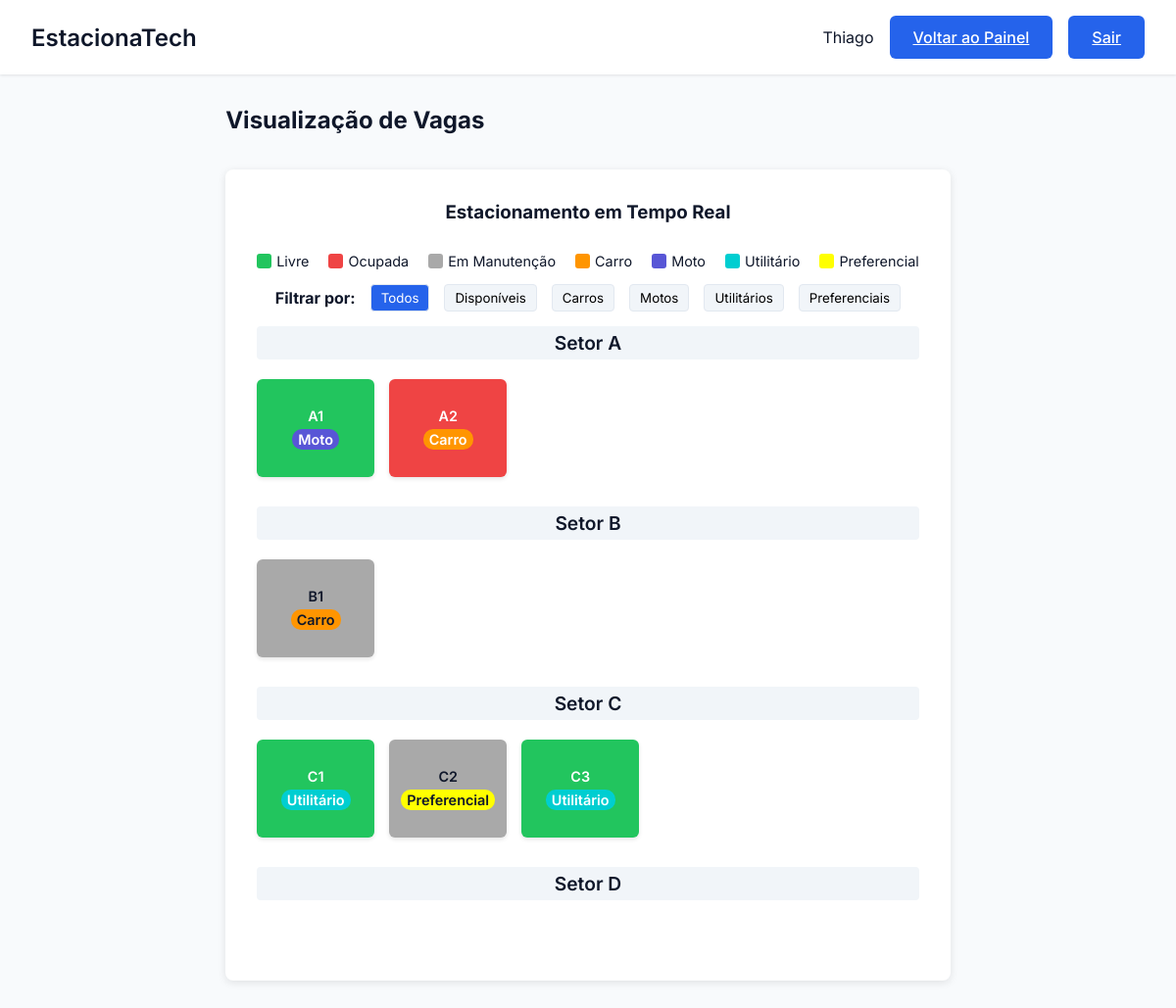
Page /vaga/visualizar_vagas (signed in) on the earlier database version.
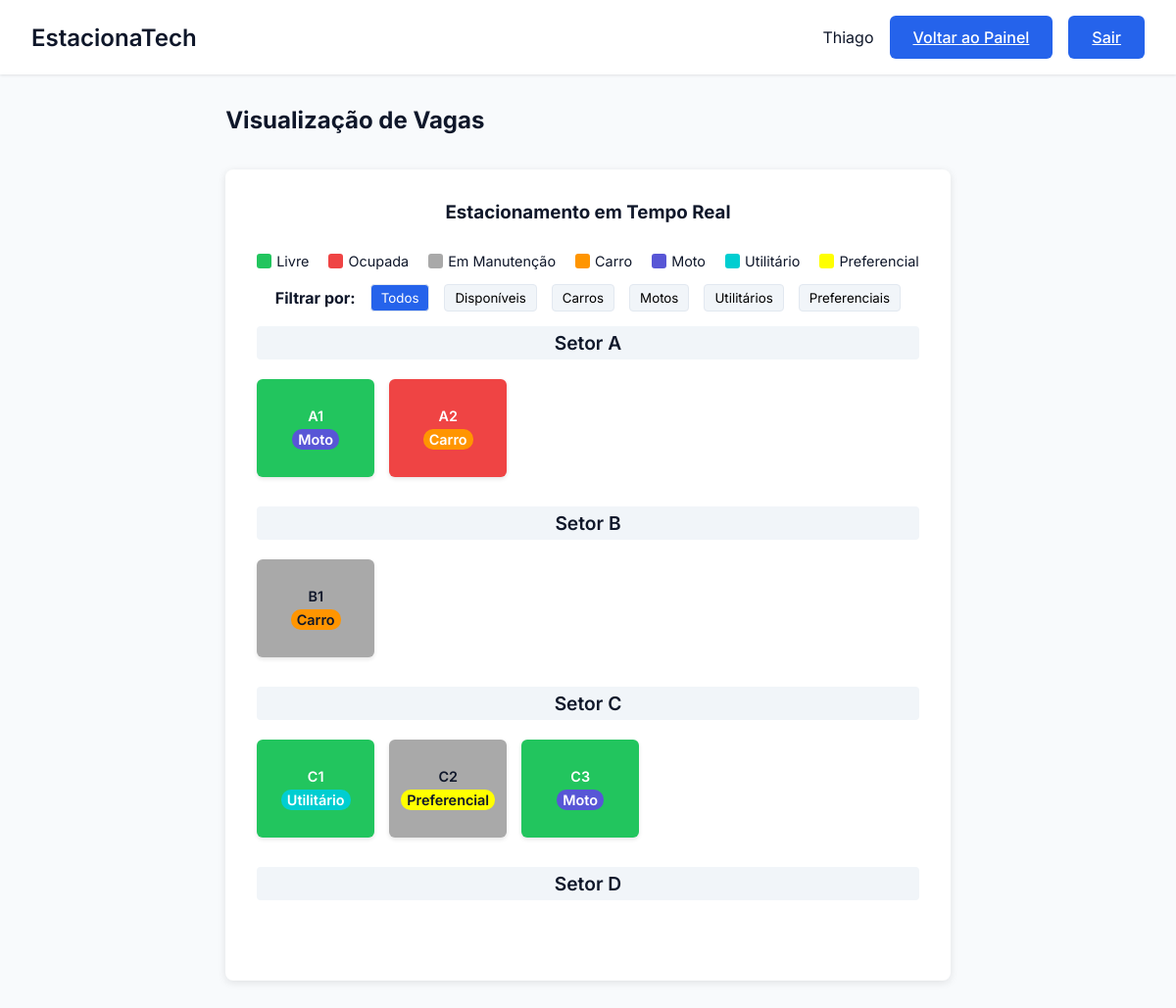
Same page on the later database version.
### tables this page shows
CREATE TABLE Setor (
        id_setor TEXT PRIMARY KEY,
        n_vagas INTEGER NOT NULL
    );

CREATE TABLE "Vaga" (
        id_vaga TEXT PRIMARY KEY,
        setor TEXT NOT NULL,
        tipo TEXT NOT NULL CHECK (tipo IN ('carro', 'moto', 'utilitário', 'preferencial')),
        status TEXT NOT NULL CHECK (status IN ('livre', 'ocupada', 'reservada', 'manutenção')),
        FOREIGN KEY (setor) REFERENCES Setor(id_setor)
    );

### EstacionaTech/routes/vaga_routes.py (the view)
@vaga_bp.route('/visualizar_vagas')
def visualizar_vagas():
    if 'usuario_id' not in session:
        flash('Você precisa fazer login para acessar esta página.', 'error')
        return redirect(url_for('auth.login'))
    vagas = VagaController.listar_vagas()
    setores = SetorController.listar_setores()
    return render_template('visualizar_vagas.html', vagas=vagas, setores=setores, nome=session.get('nome'))

### EstacionaTech/controllers/setor_controller.py (called while the page is built)
    @staticmethod
    def listar_setores():
        setores = Setor.listar_todos()
        return setores

### EstacionaTech/controllers/vaga_controller.py (called while the page is built)
    @staticmethod
    def listar_vagas():
        vagas= Vaga.listar_todas()
        return vagas

### EstacionaTech/database/database.py (called while the page is built)
def conectar():
    diretorio_db = "EstacionaTech/database"
    if not os.path.exists(diretorio_db):
        os.makedirs(diretorio_db)  # Criar diretório caso não exista
    return sqlite3.connect(f"{diretorio_db}/estacionatech.db")

### EstacionaTech/models/setor.py (called while the page is built)
    def listar_todos():
        conn = conectar()
        cursor = conn.cursor()
        cursor.execute("SELECT * FROM Setor ORDER BY id_setor ASC")
        setores = cursor.fetchall()
        conn.close()
        return setores

### EstacionaTech/models/vaga.py (called while the page is built)
    def listar_todas():
        conn = conectar()
        cursor = conn.cursor()
        cursor.execute("SELECT * FROM vaga ORDER BY id_vaga ASC")
        vagas = cursor.fetchall()
        conn.close()
        return vagas

### EstacionaTech/templates/visualizar_vagas.html (shortened to what this page needs)
<!DOCTYPE html>
<html lang="pt-BR">
<head>
    <link rel="stylesheet" href="{{ url_for('static', filename='css/estilo.css') }}">
</head>
<body>
    <div class="dashboard">
        <header class="dashboard-header">
            <nav class="dashboard-nav container">
                <h1 class="dashboard-title">EstacionaTech</h1>
                <div class="dashboard-user">
                    <span>{{ nome }}</span>
                    {% if session.get('tipo') == 'administrador' %}
                    <a href="{{ url_for('admin.painel_admin') }}" class="btn btn-primary">Voltar ao Painel</a>
                    {% else %}
                    <a href="{{ url_for('operadores.painel_operador') }}" class="btn btn-primary">Voltar ao Painel</a>
                    {% endif %}
                    <a href="{{ url_for('auth.logout') }}" class="btn btn-primary">Sair</a>
                </div>
            </nav>
        </header>
        <main class="dashboard-content container">
            <div style="display: flex; justify-content: space-between; align-items: center; margin-bottom: 20px;">
                <h2>Visualização de Vagas</h2>
            </div>
            <div class="dashboard-card">
                <h3>Estacionamento em Tempo Real</h3>
                <div class="legenda">
                    <div class="legenda-item">
                        <div class="legenda-cor" style="background-color: var(--success);"></div>
                        <span>Livre</span>
                    </div>
                    <div class="legenda-item">
                        <div class="legenda-cor" style="background-color: var(--danger);"></div>
                        <span>Ocupada</span>
                    </div>
                    <div class="legenda-item">
                        <div class="legenda-cor" style="background-color: var(--secondary);"></div>
                        <span>Em Manutenção</span>
                    </div>
                    <div class="legenda-item">
                        <div class="legenda-cor" style="background-color: #ff9500;"></div>
                        <span>Carro</span>
                    </div>
                    <div class="legenda-item">
                        <div class="legenda-cor" style="background-color: #5856d6;"></div>
                        <span>Moto</span>
                    </div>
                    <div class="legenda-item">
                        <div class="legenda-cor" style="background-color: #00CED1;"></div>
                        <span>Utilitário</span>
                    </div>
                    <div class="legenda-item">
                        <div class="legenda-cor" style="background-color: #FFFF00;"></div>
                        <span>Preferencial</span>
                    </div>
                </div>
                <div class="filtros">
                    <span><strong>Filtrar por:</strong></span>
                    <button class="filtro-btn active" data-filtro="todos">Todos</button>
                    <button class="filtro-btn" data-filtro="livre">Disponíveis</button>
                    <button class="filtro-btn" data-filtro="carro">Carros</button>
                    <button class="filtro-btn" data-filtro="moto">Motos</button>
                    <button class="filtro-btn" data-filtro="utilitário">Utilitários</button>
                    <button class="filtro-btn" data-filtro="preferencial">Preferenciais</button>
                </div>
                {% for setor in setores %}
                <div class="setor">
                    <h4 class="setor-titulo">Setor {{ setor[0] }}</h4>
                    <div class="mapa-estacionamento">
                        {% for vaga in vagas %}
                            {% if vaga[1] == setor[0] %}
                                <div class="vaga vaga-{{ vaga[3] }} tipo-{{ vaga[4]|default('padrao') }}" data-status="{{ vaga[3] }}" data-tipo="{{ vaga[2]|default('padrao') }}" style="background-color:
                                        {% if vaga[3] == 'livre' %}var(--success)
                                        {% elif vaga[3] == 'ocupada' %}var(--danger)
                                        {% else %}var(--secondary){% endif %};">
                                    <div class="status-indicator" >
                                    </div>
                                    <span>{{ vaga[0] }}</span>
                                    <div class="vaga-tipo" style="background-color:
                                        {% if vaga[2] == 'carro' %}#ff9500
                                        {% elif vaga[2] == 'moto' %}#5856d6
                                        {% elif vaga[2] == 'preferencial' %}#FFFF00
                                        {% else %}#00CED1{% endif %};">
                                        {{ vaga[2]|default('Padrão')|capitalize }}
                                    </div>
                                </div>
                            {% endif %}
                        {% endfor %}
                    </div>
                </div>
                {% endfor %}
            </div>
        </main>
    </div>
</body>
</html>

### EstacionaTech/static/css/estilo.css (style rules this page uses)
* { margin: 0; padding: 0; box-sizing: border-box; font-family: 'Inter', sans-serif; }
:root { --primary: #2563eb; --primary-dark: #1d4ed8; --secondary: #A9A9A9; --danger: #ef4444; --success: #22c55e; --background: #f8fafc; --surface: #ffffff; --text: #0f172a; --text-light: #64748b; }
body { background-color: var(--background); color: var(--text); min-height: 100vh; }
.container { max-width: 1200px; margin: 0 auto; padding: 0 1rem; }
.btn { display: inline-flex; align-items: center; justify-content: center; padding: 0.75rem 1.5rem; font-size: 1rem; font-weight: 500; border-radius: 6px; cursor: pointer; transition: all 0.2s; border: none; }
.btn-primary { background-color: var(--primary); color: white; }
.dashboard { min-height: 100vh; display: grid; grid-template-rows: auto 1fr; }
.dashboard-header { background: var(--surface); padding: 1rem; box-shadow: 0 1px 3px 0 rgb(0 0 0 / 0.1); }
.dashboard-nav { display: flex; justify-content: space-between; align-items: center; }
.dashboard-title { font-size: 1.5rem; font-weight: 600; }
.dashboard-user { display: flex; align-items: center; gap: 1rem; }
.dashboard-content { padding: 2rem; }
.dashboard-content h2 { margin-bottom: 1rem; }
.dashboard-card { background-color: var(--surface); padding: 2rem; border-radius: 8px; box-shadow: 0 2px 8px rgba(0,0,0,0.1); display: flex; flex-direction: column; align-items: center; text-align: center; }
.dashboard-card h3 { margin-bottom: 10px; }

### EstacionaTech/templates/visualizar_vagas.html (style rules this page uses)
.mapa-estacionamento { display: flex; flex-wrap: wrap; gap: 15px; margin-top: 20px; }
.setor { margin-bottom: 30px; width: 100%; }
.setor-titulo { font-size: 1.2rem; font-weight: 600; margin-bottom: 10px; padding: 5px; background-color: #f1f5f9; border-radius: 4px; }
.vaga { display: flex; flex-direction: column; align-items: center; justify-content: center; width: 120px; height: 100px; border-radius: 6px; font-weight: 600; font-size: 0.9rem; position: relative; padding: 10px; box-shadow: 0 2px 4px rgba(0,0,0,0.1); }
.vaga-livre { background-color: var(--success); color: white; }
.vaga-ocupada { background-color: var(--danger); color: white; }
.vaga-tipo { background-color: rgba(0, 0, 0, 0.2); padding: 2px 6px; border-radius: 10px; margin-top: 5px; }
.legenda { display: flex; gap: 20px; margin-top: 20px; font-size: 0.9rem; flex-wrap: wrap; }
.legenda-item { display: flex; align-items: center; gap: 5px; }
.legenda-cor { width: 15px; height: 15px; border-radius: 3px; }
.status-indicator { position: absolute; top: 5px; right: 5px; width: 10px; height: 10px; border-radius: 50%; }
.filtros { margin: 15px 0; display: flex; gap: 15px; align-items: center; }
.filtro-btn { padding: 5px 10px; border-radius: 4px; background-color: #f1f5f9; border: 1px solid #e2e8f0; cursor: pointer; }
.filtro-btn.active { background-color: var(--primary); color: white; }

Differences in the rows shown:
changed Vaga "C3": tipo "Utilitário" → "Moto"
